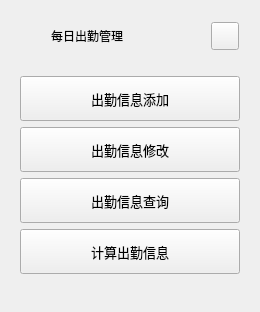
        <widget class="QFrame" name="extraLeftBoxDailyAttend">
         <property name="minimumSize">
          <size>
           <width>0</width>
           <height>0</height>
          </size>
         </property>
         <property name="maximumSize">
          <size>
           <width>0</width>
           <height>16777215</height>
          </size>
         </property>
         <property name="frameShape">
          <enum>QFrame::NoFrame</enum>
         </property>
         <property name="frameShadow">
          <enum>QFrame::Raised</enum>
         </property>
         <layout class="QVBoxLayout" name="verticalLayout_29">
          <item>
           <widget class="QFrame" name="extraTopBg_3">
            <property name="minimumSize">
             <size>
              <width>0</width>
              <height>50</height>
             </size>
            </property>
            <property name="maximumSize">
             <size>
              <width>16777215</width>
              <height>50</height>
             </size>
            </property>
            <property name="frameShape">
             <enum>QFrame::NoFrame</enum>
            </property>
            <property name="frameShadow">
             <enum>QFrame::Raised</enum>
            </property>
            <layout class="QVBoxLayout" name="verticalLayout_30">
             <property name="spacing">
              <number>0</number>
             </property>
             <property name="leftMargin">
              <number>0</number>
             </property>
             <property name="topMargin">
              <number>0</number>
             </property>
             <property name="rightMargin">
              <number>0</number>
             </property>
             <property name="bottomMargin">
              <number>0</number>
             </property>
             <item>
              <layout class="QGridLayout" name="extraTopLayout_3">
               <property name="leftMargin">
                <number>10</number>
               </property>
               <property name="rightMargin">
                <number>10</number>
               </property>
               <property name="horizontalSpacing">
                <number>10</number>
               </property>
               <property name="verticalSpacing">
                <number>0</number>
               </property>
               <item row="0" column="0">
                <widget class="QFrame" name="extraIcon_3">
                 <property name="minimumSize">
                  <size>
                   <width>20</width>
                   <height>0</height>
                  </size>
                 </property>
                 <property name="maximumSize">
                  <size>
                   <width>20</width>
                   <height>20</height>
                  </size>
                 </property>
                 <property name="frameShape">
                  <enum>QFrame::NoFrame</enum>
                 </property>
                 <property name="frameShadow">
                  <enum>QFrame::Raised</enum>
                 </property>
                </widget>
               </item>
               <item row="0" column="1">
                <widget class="QLabel" name="extraLabel_3">
                 <property name="minimumSize">
                  <size>
                   <width>150</width>
                   <height>0</height>
                  </size>
                 </property>
                 <property name="text">
                  <string>每日出勤管理</string>
                 </property>
                </widget>
               </item>
               <item row="0" column="2">
                <widget class="QPushButton" name="extraCloseColumnBtn_3">
                 <property name="minimumSize">
                  <size>
                   <width>28</width>
                   <height>28</height>
                  </size>
                 </property>
                 <property name="maximumSize">
                  <size>
                   <width>28</width>
                   <height>28</height>
                  </size>
                 </property>
                 <property name="cursor">
                  <cursorShape>PointingHandCursor</cursorShape>
                 </property>
                 <property name="toolTip">
                  <string>Close left box</string>
                 </property>
                 <property name="text">
                  <string/>
                 </property>
                 <property name="icon">
                  <iconset resource="resources.qrc">
                   <normaloff>:/icons/images/icons/icon_close.png</normaloff>:/icons/images/icons/icon_close.png</iconset>
                 </property>
                 <property name="iconSize">
                  <size>
                   <width>20</width>
                   <height>20</height>
                  </size>
                 </property>
                </widget>
               </item>
              </layout>
             </item>
            </layout>
           </widget>
          </item>
          <item>
           <widget class="QFrame" name="extraContent_3">
            <property name="frameShape">
             <enum>QFrame::NoFrame</enum>
            </property>
            <property name="frameShadow">
             <enum>QFrame::Raised</enum>
            </property>
            <layout class="QVBoxLayout" name="verticalLayout_31">
             <property name="spacing">
              <number>0</number>
             </property>
             <property name="leftMargin">
              <number>0</number>
             </property>
             <property name="topMargin">
              <number>0</number>
             </property>
             <property name="rightMargin">
              <number>0</number>
             </property>
             <property name="bottomMargin">
              <number>0</number>
             </property>
             <item>
              <widget class="QFrame" name="extraDailyAttendMenu">
               <property name="frameShape">
                <enum>QFrame::NoFrame</enum>
               </property>
               <property name="frameShadow">
                <enum>QFrame::Raised</enum>
               </property>
               <layout class="QVBoxLayout" name="verticalLayout_32">
                <item>
                 <layout class="QVBoxLayout" name="verticalLayout_33">
                  <item>
                   <widget class="QPushButton" name="btn_adddaily">
                    <property name="sizePolicy">
                     <sizepolicy hsizetype="Expanding" vsizetype="Fixed">
                      <horstretch>0</horstretch>
                      <verstretch>0</verstretch>
                     </sizepolicy>
                    </property>
                    <property name="minimumSize">
                     <size>
                      <width>0</width>
                      <height>45</height>
                     </size>
                    </property>
                    <property name="font">
                     <font>
                      <family>Segoe UI</family>
                      <pointsize>10</pointsize>
                      <italic>false</italic>
                      <bold>false</bold>
                     </font>
                    </property>
                    <property name="cursor">
                     <cursorShape>PointingHandCursor</cursorShape>
                    </property>
                    <property name="layoutDirection">
                     <enum>Qt::LeftToRight</enum>
                    </property>
                    <property name="styleSheet">
                     <string notr="true">background-image: url(:/icons/images/icons/cil-share-boxed.png);</string>
                    </property>
                    <property name="text">
                     <string>出勤信息添加</string>
                    </property>
                   </widget>
                  </item>
                  <item>
                   <widget class="QPushButton" name="btn_changedaily">
                    <property name="sizePolicy">
                     <sizepolicy hsizetype="Expanding" vsizetype="Fixed">
                      <horstretch>0</horstretch>
                      <verstretch>0</verstretch>
                     </sizepolicy>
                    </property>
                    <property name="minimumSize">
                     <size>
                      <width>0</width>
                      <height>45</height>
                     </size>
                    </property>
                    <property name="font">
                     <font>
                      <family>Segoe UI</family>
                      <pointsize>10</pointsize>
                      <italic>false</italic>
                      <bold>false</bold>
                     </font>
                    </property>
                    <property name="cursor">
                     <cursorShape>PointingHandCursor</cursorShape>
                    </property>
                    <property name="layoutDirection">
                     <enum>Qt::LeftToRight</enum>
                    </property>
                    <property name="styleSheet">
                     <string notr="true">background-image: url(:/icons/images/icons/cil-equalizer.png);</string>
                    </property>
                    <property name="text">
                     <string>出勤信息修改</string>
                    </property>
                   </widget>
                  </item>
                  <item>
                   <widget class="QPushButton" name="btn_querydaily">
                    <property name="sizePolicy">
                     <sizepolicy hsizetype="Expanding" vsizetype="Fixed">
                      <horstretch>0</horstretch>
                      <verstretch>0</verstretch>
                     </sizepolicy>
                    </property>
                    <property name="minimumSize">
                     <size>
                      <width>0</width>
                      <height>45</height>
                     </size>
                    </property>
                    <property name="font">
                     <font>
                      <family>Segoe UI</family>
                      <pointsize>10</pointsize>
                      <italic>false</italic>
                      <bold>false</bold>
                     </font>
                    </property>
                    <property name="cursor">
                     <cursorShape>PointingHandCursor</cursorShape>
                    </property>
                    <property name="layoutDirection">
                     <enum>Qt::LeftToRight</enum>
                    </property>
                    <property name="styleSheet">
                     <string notr="true">background-image: url(:/icons/images/icons/cil-layers.png);</string>
                    </property>
                    <property name="text">
                     <string>出勤信息查询</string>
                    </property>
                   </widget>
                  </item>
                  <item>
                   <widget class="QPushButton" name="btn_compute_daily">
                    <property name="sizePolicy">
                     <sizepolicy hsizetype="Expanding" vsizetype="Fixed">
                      <horstretch>0</horstretch>
                      <verstretch>0</verstretch>
                     </sizepolicy>
                    </property>
                    <property name="minimumSize">
                     <size>
                      <width>0</width>
                      <height>45</height>
                     </size>
                    </property>
                    <property name="font">
                     <font>
                      <family>Segoe UI</family>
                      <pointsize>10</pointsize>
                      <italic>false</italic>
                      <bold>false</bold>
                     </font>
                    </property>
                    <property name="cursor">
                     <cursorShape>PointingHandCursor</cursorShape>
                    </property>
                    <property name="layoutDirection">
                     <enum>Qt::LeftToRight</enum>
                    </property>
                    <property name="styleSheet">
                     <string notr="true">background-image: url(:/icons/images/icons/cil-layers.png);</string>
                    </property>
                    <property name="text">
                     <string>计算出勤信息</string>
                    </property>
                   </widget>
                  </item>
                 </layout>
                </item>
               </layout>
              </widget>
             </item>
             <item>
              <widget class="QFrame" name="extraCenter_3">
               <property name="frameShape">
                <enum>QFrame::NoFrame</enum>
               </property>
               <property name="frameShadow">
                <enum>QFrame::Raised</enum>
               </property>
               <layout class="QVBoxLayout" name="verticalLayout_34"/>
              </widget>
             </item>
             <item>
              <widget class="QFrame" name="extraBottom_3">
               <property name="frameShape">
                <enum>QFrame::NoFrame</enum>
               </property>
               <property name="frameShadow">
                <enum>QFrame::Raised</enum>
               </property>
              </widget>
             </item>
            </layout>
           </widget>
          </item>
         </layout>
        </widget>
